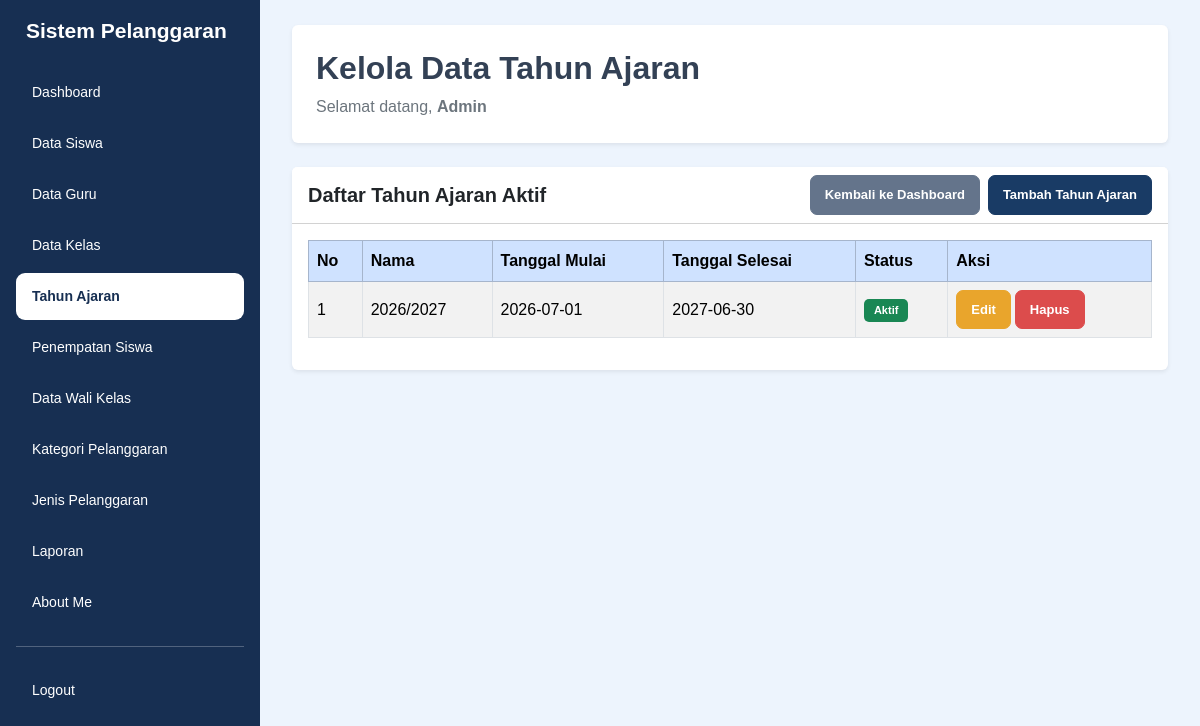
The page /data_tahun_ajaran.php (signed in) on the database its author committed.
### tables this page shows
CREATE TABLE `t_tahun_ajaran` (
  `id` int(11) NOT NULL,
  `nama` varchar(20) NOT NULL,
  `tanggal_mulai` date NOT NULL,
  `tanggal_selesai` date NOT NULL,
  `status_aktif` tinyint(1) NOT NULL,
  `created_at` timestamp NOT NULL DEFAULT current_timestamp(),
  `updated_at` timestamp NOT NULL DEFAULT current_timestamp()
);

### data_tahun_ajaran.php (the view, shortened to what this page needs)
<?php
include 'config/koneksi.php';
$name = $_SESSION['name'] ?? 'Admin';
$query = mysqli_query(
    $koneksi,
    "SELECT * FROM t_tahun_ajaran
     WHERE status_aktif = 1
     ORDER BY id DESC"
);
?>
<!DOCTYPE html>
<html lang="id">
<head>
    <link href="https://cdn.jsdelivr.net/npm/bootstrap@5.3.8/dist/css/bootstrap.min.css"
          rel="stylesheet">
    <link rel="stylesheet"
          href="https://cdn.datatables.net/3.1.4/css/dataTables.dataTables.min.css">
    <link rel="stylesheet" href="style/style.css">
</head>
<body class="bg-light">
<div class="container-fluid">
    <div class="row">
        <div class="sidebar col-md-3 col-lg-2 position-fixed top-0 start-0 vh-100 p-3 overflow-auto">
            <h4 class="text-white mb-4">Sistem Pelanggaran</h4>
            <ul class="nav nav-pills flex-column gap-1">
                <li class="nav-item">
                    <a href="dashboard.php" class="nav-link text-white">Dashboard</a>
                </li>
                <li class="nav-item">
                    <a href="data_siswa.php" class="nav-link text-white">Data Siswa</a>
                </li>
                <li class="nav-item">
                    <a href="data_guru.php" class="nav-link text-white">Data Guru</a>
                </li>
                <li class="nav-item">
                    <a href="data_kelas.php" class="nav-link text-white">Data Kelas</a>
                </li>
                <li class="nav-item">
                    <a href="data_tahun_ajaran.php" class="nav-link active">Tahun Ajaran</a>
                </li>
                <li class="nav-item">
                    <a href="data_penempatan_siswa.php" class="nav-link text-white">Penempatan Siswa</a>
                </li>
                <li class="nav-item">
                    <a href="data_wali_kelas.php" class="nav-link text-white">Data Wali Kelas</a>
                </li>
                <li class="nav-item">
                    <a href="data_kategori_pelanggaran.php" class="nav-link text-white">Kategori Pelanggaran</a>
                </li>
                <li class="nav-item">
                    <a href="data_jenis_pelanggaran.php" class="nav-link text-white">Jenis Pelanggaran</a>
                </li>
                <li class="nav-item">
                    <a href="laporan.php" class="nav-link text-white">Laporan</a>
                </li>
                <li class="nav-item">
                    <a href="about_me.php" class="nav-link text-white">About Me</a>
                </li>
                <hr class="border-white">
                <li class="nav-item">
                    <a href="logout.php" class="nav-link text-white">Logout</a>
                </li>
            </ul>
        </div>
        <main class="content-main">
            <div class="bg-white rounded shadow-sm p-4 mb-4">
                <h2 class="fw-bold">Kelola Data Tahun Ajaran</h2>
                <p class="text-secondary mb-0">
                    Selamat datang,
                    <b><?= htmlspecialchars($name); ?></b>
                </p>
            </div>
            <div class="card shadow-sm border-0">
                <div class="card-header bg-white">
                    <div class="d-flex justify-content-between align-items-center flex-wrap gap-2">
                        <h5 class="mb-0 fw-bold">Daftar Tahun Ajaran Aktif</h5>
                        <div class="d-flex gap-2">
                            <a href="dashboard.php" class="btn btn-secondary btn-sm">
                                Kembali ke Dashboard
                            </a>
                            <a href="tambah_tahun_ajaran.php" class="btn btn-primary btn-sm">
                                Tambah Tahun Ajaran
                            </a>
                        </div>
                    </div>
                </div>
                <div class="card-body">
                    <div class="table-responsive">
                        <table id="tabelTahunAjaran"
                               class="table table-bordered table-striped table-hover align-middle">
                            <thead class="table-primary">
                                <tr>
                                    <th>No</th>
                                    <th>Nama</th>
                                    <th>Tanggal Mulai</th>
                                    <th>Tanggal Selesai</th>
                                    <th>Status</th>
                                    <th>Aksi</th>
                                </tr>
                            </thead>
                            <tbody>
                            <?php
                            $no = 1;
                            if (mysqli_num_rows($query) > 0) {
                                while ($data = mysqli_fetch_assoc($query)) {
                            ?>
                                <tr>
                                    <td><?= $no++; ?></td>
                                    <td><?= htmlspecialchars($data['nama'] ?? '-'); ?></td>
                                    <td><?= htmlspecialchars($data['tanggal_mulai'] ?? '-'); ?></td>
                                    <td><?= htmlspecialchars($data['tanggal_selesai'] ?? '-'); ?></td>
                                    <td>
                                        <span class="badge bg-success">Aktif</span>
                                    </td>
                                    <td>
                                        <div class="d-flex gap-1">
                                            <a href="edit_tahun_ajaran.php?id=<?= urlencode($data['id']); ?>"
                                               class="btn btn-warning btn-sm">
                                                Edit
                                            </a>
                                            <a href="hapus_tahun_ajaran.php?id=<?= urlencode($data['id']); ?>"
                                               class="btn btn-danger btn-sm"
                                               onclick="return confirm('Yakin ingin menghapus data tahun ajaran ini?')">
                                                Hapus
                                            </a>
                                        </div>
                                    </td>
                                </tr>
                            <?php
                                }
                            } ?>
                            </tbody>
                        </table>
                    </div>
                </div>
            </div>
        </main>
    </div>
</div>
</body>
</html>

### style/style.css (style rules this page uses)
* { box-sizing: border-box; }
html { width: 100%; min-height: 100%; overflow-x: hidden; }
body { width: 100%; min-height: 100vh; margin: 0; padding: 0; font-family: Arial, Helvetica, sans-serif; background-color: #edf4fd; color: #334155; }
a { text-decoration: none; }
.sidebar { position: fixed !important; top: 0; left: 0; width: 260px !important; max-width: 260px !important; height: 100vh; padding: 24px 15px; background-color: #172f52 !important; z-index: 1001; overflow-y: auto; overflow-x: hidden; flex: none !important; }
.sidebar h4 { color: #ffffff; font-size: 21px; font-weight: 700; margin: 0 0 38px; padding: 0 10px; line-height: 1.4; }
.sidebar .nav { display: flex; flex-direction: column; gap: 7px; }
.sidebar .nav-item { width: 100%; }
.sidebar .nav-link { display: block; width: 100%; padding: 13px 16px; border-radius: 9px; color: #e2eaf6; font-size: 14px; font-weight: 500; transition: all 0.2s ease; }
.sidebar .nav-link.active { background-color: #ffffff !important; color: #172f52 !important; font-weight: 700; }
.content-main { display: block !important; position: relative; width: calc(100% - 260px) !important; max-width: none !important; min-height: 100vh; margin-left: 260px !important; margin-right: 0 !important; padding: 25px 32px 35px !important; background-color: #edf4fd; overflow-x: hidden; }
.btn { display: inline-flex; justify-content: center; align-items: center; border-radius: 7px; padding: 9px 14px; font-size: 13px; font-weight: 600; white-space: nowrap; transition: all 0.2s ease; }
.btn-primary { background-color: #193b65; border-color: #193b65; color: #ffffff; }
.btn-secondary { background-color: #64748b; border-color: #64748b; color: #ffffff; }
.btn-warning { background-color: #e9a52c; border-color: #e9a52c; color: #ffffff; }
.btn-danger { background-color: #dc4c4c; border-color: #dc4c4c; color: #ffffff; }
.table-responsive { display: block; width: 100%; max-width: 100%; overflow-x: auto; }
.badge { display: inline-block; padding: 6px 10px; border-radius: 5px; font-size: 11px; font-weight: 600; }
@media (min-width: 768px) { .content-main { padding-top: 25px !important; } }

### rows shown on the page
t_tahun_ajaran: nama "2026/2027", tanggal_mulai "2026-07-01", tanggal_selesai "2027-06-30"

### other values the page prints
$name "Admin"
